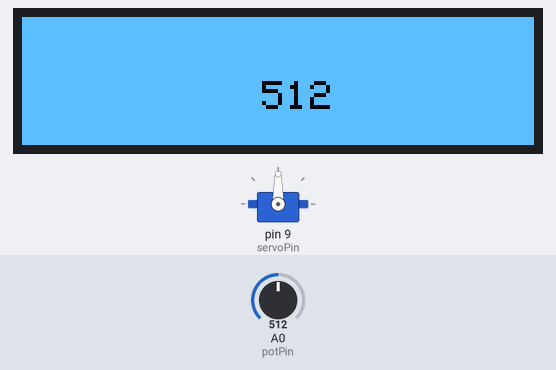
Recording of a sketch running on a simulated Arduino Uno, built with avr-gcc and run on an emulated ATmega328P. Parts: 128×32 one-colour display, servo. The test bench sets the inputs (shaded band); at power-on: A0 (potPin) = 512.

Above: at 1.4 s.
1.5 s: A0 (potPin) set to 716
At 2.7 s:
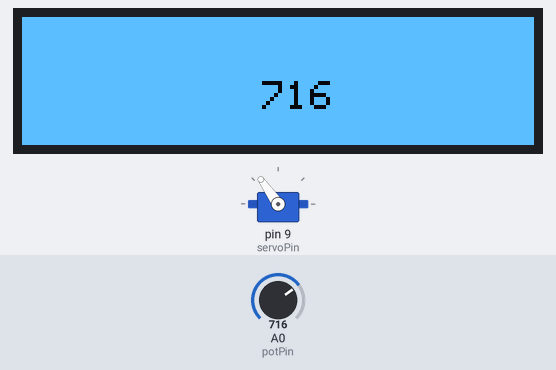
3.0 s: A0 (potPin) set to 900
At 4.2 s:
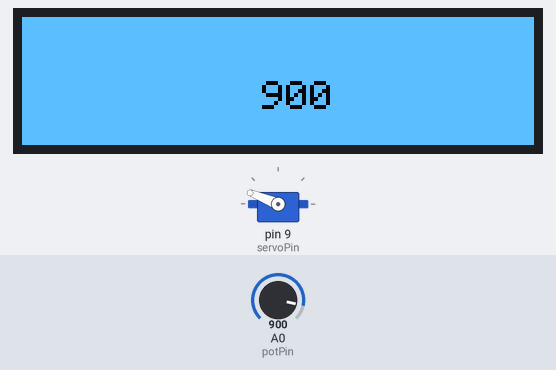
4.5 s: A0 (potPin) set to 1023
At 5.7 s:
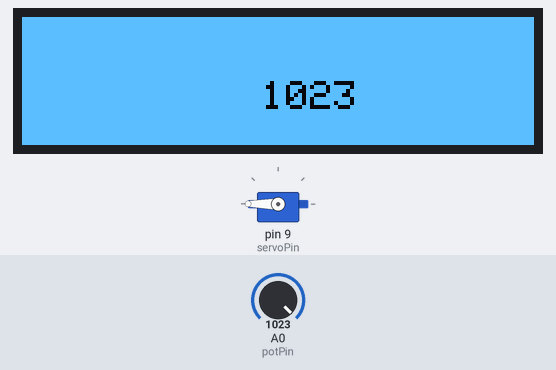
6.0 s: A0 (potPin) set to 306
At 7.0 s:
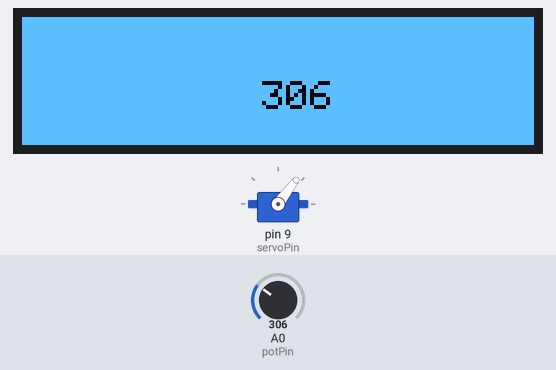
7.5 s: A0 (potPin) set to 122
At 8.7 s:
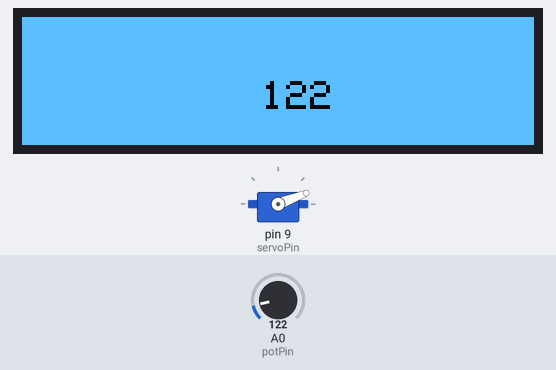
9.0 s: A0 (potPin) set to 0
At 10.2 s:
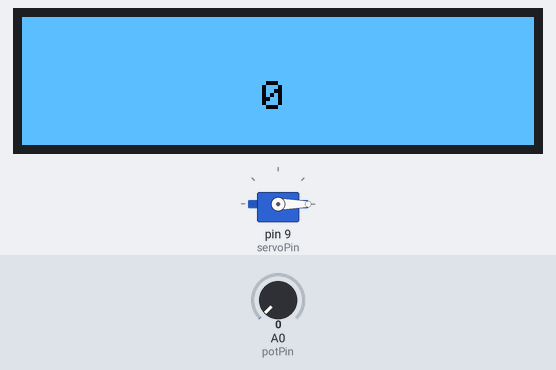
Timing chart, 0 to 11.5 s (numbered marks = the images above; inputs shaded):
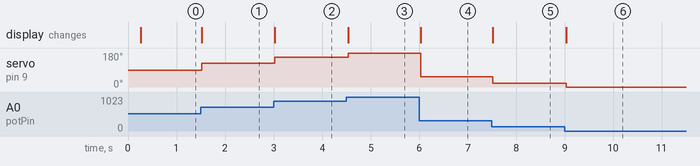

The sketch:

ServoVolt.ino
```cpp
#include <Servo.h>
#include <Wire.h>
#include <Adafruit_GFX.h>
#include <Adafruit_SSD1306.h>

#define SCREEN_WIDTH 128
#define SCREEN_HEIGHT 32

#define OLD_RESET -1


Servo servo1;

int servoPin = 9;
int potPin = A0;
int minPWM = 500;
int maxPWM = 2500;
int lastValue = 0;

Adafruit_SSD1306 display(SCREEN_WIDTH, SCREEN_HEIGHT, &Wire, -1);

void setup() {
  Serial.begin(115200);

  if(!display.begin(SSD1306_SWITCHCAPVCC, 0x3c)){
    Serial.println(F("SSD1306 allocation failed"));
    for(;;);
  }
  delay(200);
  display.clearDisplay();
  display.setTextSize(1);
  display.setTextColor(WHITE);
  display.setCursor(60, 16);
  display.println("Begin!!");
  display.display();


  //servo setup
  servo1.attach(servoPin, minPWM, maxPWM);
}

void loop() {
  int currentval = analogRead(potPin);
  int angle = map(currentval,0,1023,0,180);
  servo1.write(angle);

  display.clearDisplay();
  display.setTextSize(1);
  display.fillScreen(WHITE);
  display.setTextColor(BLACK, WHITE);
  display.setCursor(60, 16);
  display.println(currentval);
  display.display();

  delay(10);

}
```

Measured:
- after the input at 1.5 s, servo on pin 9 (servoPin): 90° → 125° at once; the display: changes at once (image 1)
- after the input at 3.0 s, servo on pin 9 (servoPin): 125° → 158° at once; the display: changes at once (image 2)
- after the input at 4.5 s, servo on pin 9 (servoPin): 158° → 180° at once; the display: changes at once (image 3)
- after the input at 6.0 s, servo on pin 9 (servoPin): 180° → 53° at once; the display: changes at once (image 4)
- after the input at 7.5 s, servo on pin 9 (servoPin): 53° → 21° at once; the display: changes at once (image 5)
- after the input at 9.0 s, servo on pin 9 (servoPin): 21° → 0° at once; the display: changes at once (image 6)
